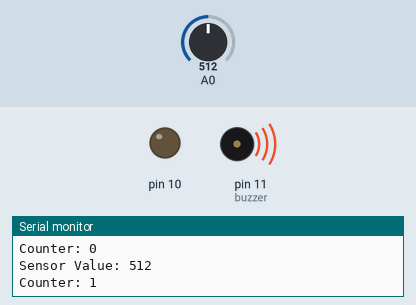
A sketch run on a simulated Arduino Uno, built with avr-gcc and run on an emulated ATmega328P. Parts: output pins drawn as LEDs (lit = HIGH), buzzer (waves = sounding), the last lines printed to the serial monitor. Dashed ring = blinking. Inputs (shaded band) come from the test bench; at power-on: A0 = 512.

Above: at 2.8 s.
2.9 s: A0 set to 6
8.5 s: A0 set to 3
At 11.3 s:
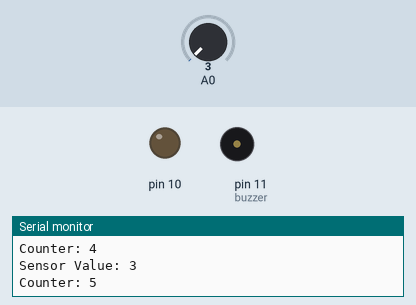
At 12.8 s:
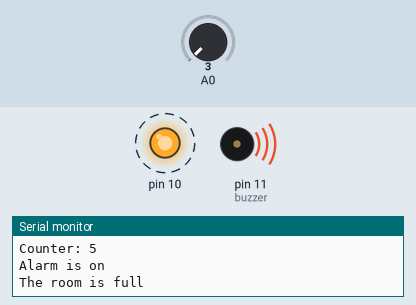
Timing chart, 0 to 20.1 s (numbered marks = the images above; inputs shaded):
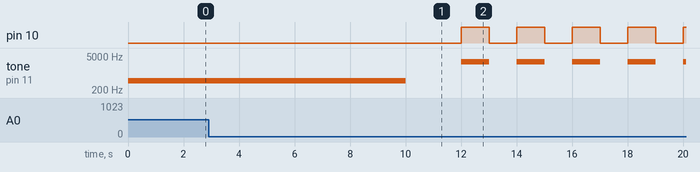

The sketch:

Task_2_teams.ino
```cpp
int sensorVal = 0;
int count = 0;
int buzzer = 11;

void setup()
{
  pinMode(A0, INPUT);
  pinMode(10, OUTPUT);
  pinMode(buzzer, OUTPUT);
  Serial.begin(9600);
}

void loop()
{
  sensorVal = analogRead(A0);

  Serial.print("Sensor Value: ");
  Serial.println(sensorVal);
  Serial.print("Counter: ");
  Serial.println(count);

  analogWrite(11, map(sensorVal, 0, 1023, 0, 255));
  delay(1000);


  if(sensorVal > 0 )
  {
    count++;
  }
  delay(1000);

  if(count>5)
  {
   Serial.println("Alarm is on");
   Serial.println("The room is full");
   for( int i = 0; i<6;i++)
   {
    digitalWrite(10, HIGH);
    tone(buzzer, 2900);
    delay(1000);
    digitalWrite(10, LOW);
    noTone(buzzer);
    delay(1000);
   }
    exit(1);

  }
  else
  {
    noTone(buzzer);

  }
  if(count<=0)
  {
    Serial.print("The room is empty \n");
    count = 0;
  }
}
```

Measured:
- the behaviour switches between 5 and 4 on A0 (found by bisection; images 0 and 1)
- by itself, pin 10: alternates HIGH for 1.0 s and LOW for 1.0 s
- by itself, tone on pin 11 (buzzer): repeats every 2.0 s: 2900 Hz 1.0 s, silent 1.0 s
